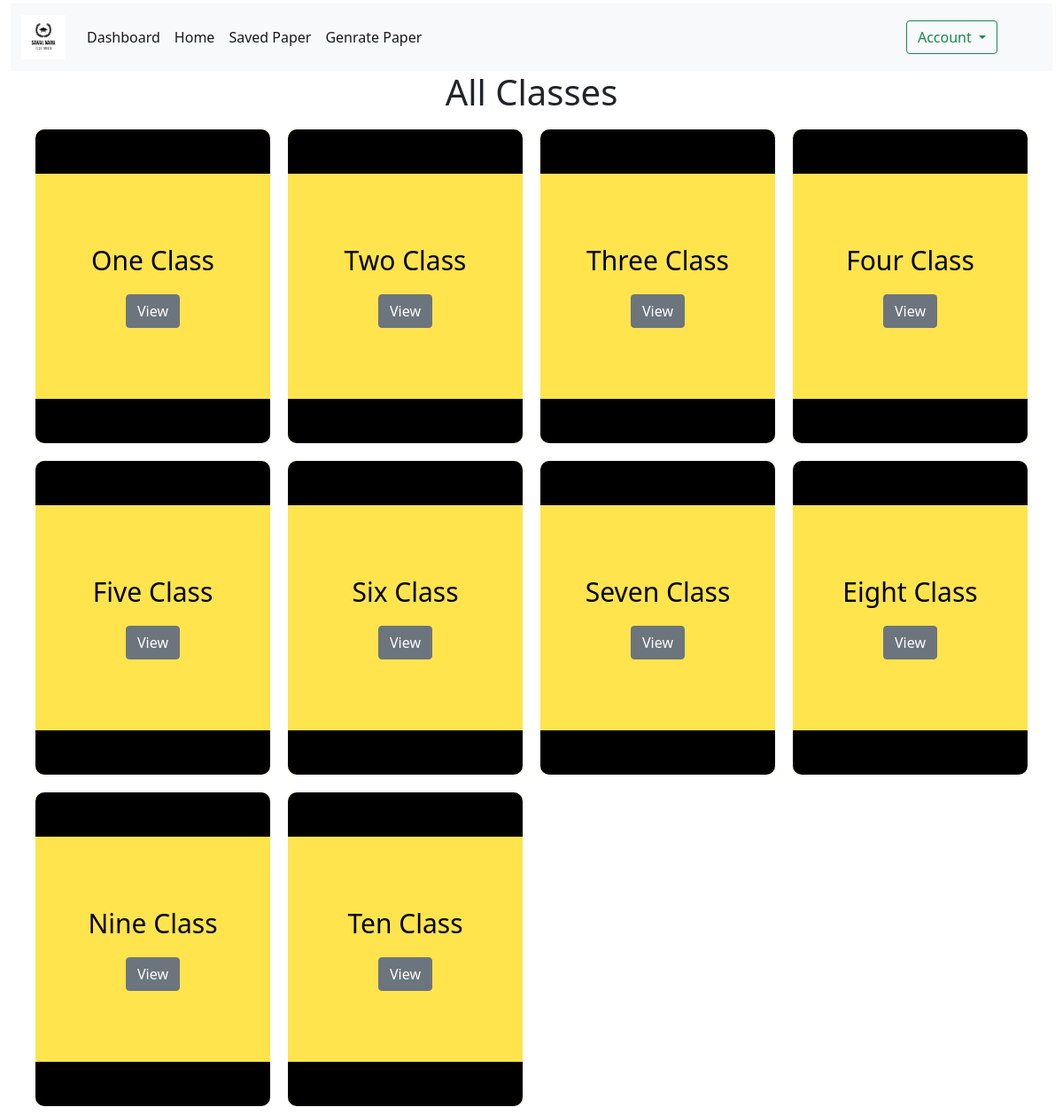
The page /classes.php (signed in) on the database its author committed.
### tables this page shows
CREATE TABLE `class` (
  `class_id` int(255) NOT NULL,
  `class_name` varchar(255) NOT NULL,
  `class_des` varchar(255) NOT NULL,
  `cdate` varchar(255) NOT NULL
);

### classes.php (the view, shortened to what this page needs)
<!DOCTYPE html>
<html lang="en">
<head>
    <link rel="stylesheet" href="./assets/Bootstrap/bootstrap.min.css">
    <link rel="stylesheet" href="./css & java/aos.css">
    <link rel="stylesheet" href="./style.css" media="all">
</head>
<body>
    <div class="container-fluid">
        <?php
        require_once('./navbar.php')
        ?>
        <div class="main">
            <div class="container">
                <h1 class="mainhead">All Classes</h1>
                <div class="row">
                    <?php
                    $get_class = "SELECT * FROM `class` WHERE 1";
                    $get_query = mysqli_query($conn, $get_class);
                    while ($fet = mysqli_fetch_assoc($get_query)) {
                    ?>
                        <div class="col-lg-3 main1">
                            <a href="./books.php?id=<?php echo $fet['class_id'] ?>">
                                <div class="book">
                                    <div class="div1"></div>
                                    <h1><?php echo $fet['class_name'] ?></h1>
                                    <button class="btn btn-md btn-secondary">View</button>
                                    <div class="div2"></div>
                                </div>
                            </a>
                        </div>
                    <?php
                    }
                    ?>
                </div>
            </div>
        </div>
    </div>
</body>
</html>

### style.css (style rules this page uses)
* { margin: 0px; padding: 0px; }
.mainhead { text-align: center; text-transform: capitalize; }
.main1 { padding: 10px; }
a { text-decoration: none; }
.book { text-align: center; background-color: #ffe44e; padding: 0px 0px; border-radius: 10px; transition: 0.8s ease; color: black; }
.book h1 { font-size: 30px; text-transform: capitalize; margin-bottom: 20px; }
.div1 { background-color: rgb(0, 0, 0); height: 50px; border-top-right-radius: 10px; border-top-left-radius: 10px; margin-bottom: 80px; }
.div2 { background-color: rgb(0, 0, 0); height: 50px; border-bottom-right-radius: 10px; border-bottom-left-radius: 10px; margin-top: 80px; }

### rows shown on the page
class: class_name "One Class"
class: class_name "Two Class"
class: class_name "Three Class"
class: class_name "Four Class"
class: class_name "Five Class"
class: class_name "Six Class"
class: class_name "Seven Class"
class: class_name "Eight Class"
class: class_name "Nine Class"
class: class_name "Ten Class"
